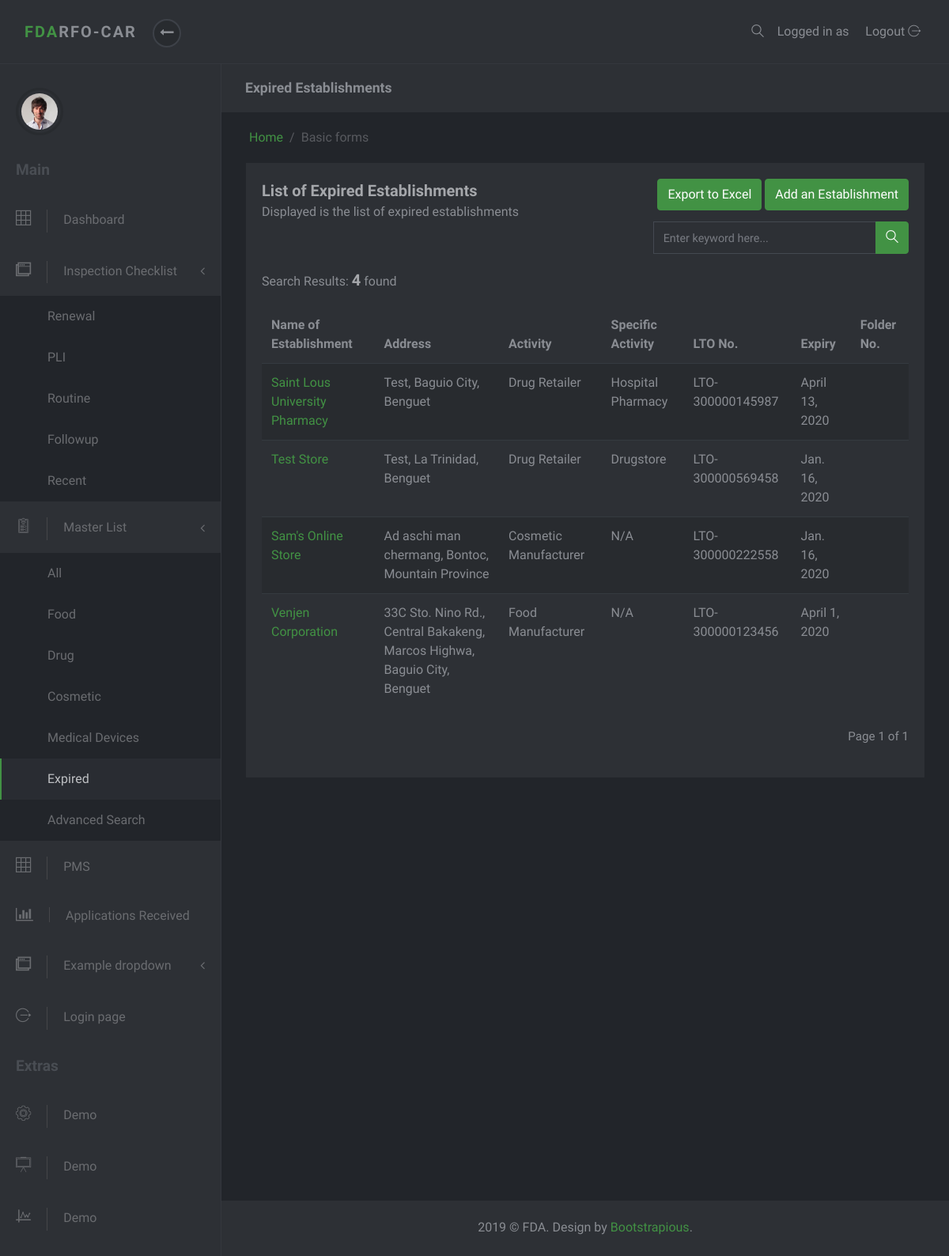
/masterlist/expired/, run on an earlier commit of the app's database.
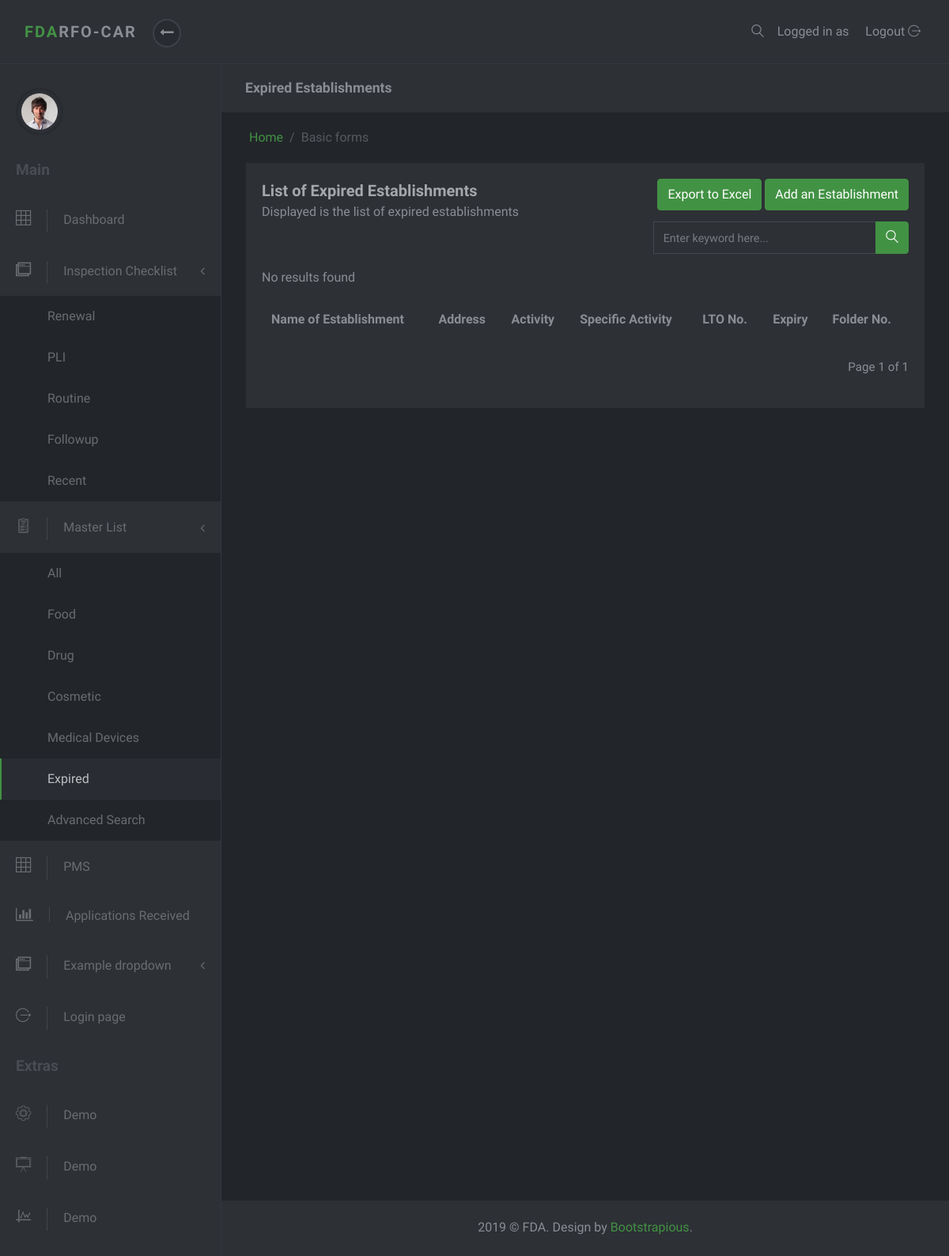
And on a later commit of the database.
### masterlist/models.py (models this page shows, shortened)
class Establishment(models.Model):
    date_modified = models.DateTimeField('date modified', default=timezone.now)
    name = models.CharField(max_length=60)
    product_type = models.ForeignKey(ProductType, on_delete=models.SET_NULL, null=True)
    center = models.CharField(max_length=6, choices=constants.CENTERS)
    primary_activity = models.ForeignKey(PrimaryActivity, on_delete=models.CASCADE, null=True)
    specific_activity = models.ManyToManyField(SpecificActivity)
    additional_activity = models.ForeignKey(AdditionalActivity, on_delete=models.SET_NULL, null=True)
    product_line = models.ForeignKey(ProductLine, on_delete=models.SET_NULL, null=True, blank=True)
    plant_address = models.OneToOneField(PlantAddress, on_delete=models.SET_NULL, null=True)
    office_address = models.OneToOneField(OfficeAddress, on_delete=models.SET_NULL, null=True)
    authorized_officer = models.OneToOneField(AuthorizedOfficer, on_delete=models.SET_NULL, null=True)
    remarks = models.CharField(max_length=100, null=True, blank=True, verbose_name='Product Remarks')
    status = models.CharField(max_length=8, choices=constants.EST_STATUS, null=True, default="Active")
    expiredlist = mymanagers.ExpiredListManager()
    objects = models.Manager()
    def specific_activities(self):
        return ",\n".join(s.name for s in self.specific_activity.all())
    class Meta:
        ordering = ['-date_modified']

class Address(models.Model):
    address = models.CharField(max_length=250)
    region = models.ForeignKey(Region, on_delete=models.SET_NULL, null=True)
    province = models.ForeignKey(Province, on_delete=models.SET_NULL, null=True)
    municipality_or_city = models.ForeignKey(CityOrMunicipality, on_delete=models.SET_NULL, null=True)
    def full_address(self):
        return self.address + ', ' + self.municipality_or_city.name + ', ' + self.province.name

class CityOrMunicipality(models.Model):
    name = models.CharField(max_length=30)
    description = models.CharField(max_length=50, null=True, blank=True)
    province = models.ForeignKey(Province, on_delete=models.CASCADE)

class Province(models.Model):
    name = models.CharField(max_length=30)
    region = models.ForeignKey(Region, on_delete=models.SET_NULL, null=True)

class ProductType(models.Model):
    name = models.CharField(max_length=50)
    def __str__(self):
        return self.name

class PrimaryActivity(models.Model):
    name = models.CharField(max_length=150)
    def __str__(self):
        return self.name

class SpecificActivity(models.Model):
    name = models.CharField(max_length=150)

class Lto(models.Model):
    establishment = models.ForeignKey(Establishment, on_delete=models.CASCADE, null=True, related_name='ltos')
    issuance = models.DateTimeField(null=True, blank=True, verbose_name='Date Issued')
    lto_number = models.CharField(max_length=20)
    expiry = models.DateTimeField('expiry date')
    class Meta:
        ordering = ['-expiry']
        get_latest_by = 'expiry'

### masterlist/views.py (the view)
# urls.py: path('expired/', ExpiredListView.as_view(), name='expired-list'),
class ExpiredListView(ListView):
    model = Establishment
    items_per_page = 10
    template_name = 'masterlist/expired-list.html'
    context_object_name = 'test'
    def get_context_data(self, **kwargs):
        context = super().get_context_data(**kwargs)
        context['expiredlist_active'] = "active"
        page = self.request.GET.get('page')
        paginator = mypaginator.MyPaginator(self.get_list(), self.items_per_page, page)
        establishments = paginator.get_paginated_result()
        context['paginated_result'] = establishments
        context['result_count'] = paginator.get_result_count()
        return context
    def get_list(self):
        checklist = Establishment.expiredlist.get_list()
        query = self.request.GET.get('q', None)
        if query:
            checklist = Establishment.expiredlist.get_filtered_list(query=query)
        return checklist

### masterlist/mymanagers.py (called while the page is built)
    def get_list(self):
        establishments = set()
        for est in super().get_queryset():
            if est.ltos.latest().expiry < timezone.now():
                establishments.add(est.id)
        return super().get_queryset().filter(pk__in=establishments)

### masterlist/mypaginator.py (called while the page is built)
    def get_paginated_result(self):
        paginated_result = ''
        paginator = Paginator(self.query_set, self.items_per_page)
        page = self.page
        try:
            paginated_result = paginator.page(page)
        except PageNotAnInteger:
            paginated_result = paginator.page(1)
        except EmptyPage:
            paginated_result = paginator.page(paginator.num_pages)
        self.count = paginator.count
        return paginated_result

    def get_result_count(self):
        return self.count

### masterlist/templates/masterlist/expired-list.html (shortened to what this page needs)
{% extends 'base-site.html' %}
{% block subtitle %} Expired Establishments {% endblock %}
{% block content %}
<section class="no-padding-top">
    <div class="container-fluid">
        <div class="row">
            <div class="col-lg-12">
                <div class="block">
                    <div class="title">
                        <div class="row">
                            <div class="col-md-6">
                                <strong>List of Expired Establishments</strong>
                                <span class="d-block">Displayed is the list of expired establishments</span>
                            </div>
                            <div class="col-md-6 text-right">
                                <a class="btn btn-primary" href="{% url 'masterlist:export-expired' %}" target="_blank">Export to Excel</a>
                                <a class="btn btn-primary" href="{% url 'admin:masterlist_establishment_add' %}" target="_blank">Add an Establishment</a>
                            </div>
                        </div>
                        <div class="row">
                            <div class="col-md-7">
                            </div>
                            <div class="col-md-5">
                                <form action="" method='get'>
                                    {% include 'partial/search_input.html' %}
                                </form>
                            </div>
                        </div>
                        <div class="block-body">
                            {% include 'partial/search_result_count.html' %}
                            <div class="table-responsive">
                                <table class="table table-striped table-hover">
                                    <thead>
                                        <tr>
                                            <th>Name of Establishment</th>
                                            <th>Address</th>
                                            <th>Activity</th>
                                            <th>Specific Activity</th>
                                            <th>LTO No.</th>
                                            <th>Expiry</th>
                                            <th>Folder No. {{df}}</th>
                                        </tr>
                                    </thead>
                                    <tbody>
                                        {% for est in paginated_result %}
                                        <tr>
                                            <td><a href="{% url 'masterlist:est-detail' est.id %}">{{est.name}}</a></td>
                                            <td>{{est.plant_address.full_address}}</td>
                                            <td>{{est.product_type}} {{est.primary_activity}}</td>
                                            <td>{{est.specific_activities}}</td>
                                            <td>{{est.ltos.first.lto_number}}</td>
                                            <td>{{est.ltos.first.expiry.date}}</td>
                                            <td>{{est.folder_id}}</td>
                                        </tr>
                                        {% endfor %}
                                    </tbody>
                                </table>
                            </div>
                            <br>
                            {% include 'partial/pagination.html' %}
                        </div>
                    </div>
                </div>
            </div>
        </div>
    </div>
</section>
{% endblock %}

What changed in the data, as far as the page shows it:
removed Establishment: name "Saint Lous University Pharmacy", plant_address.full_address "Test, Baguio City, Benguet", product_type "Drug", primary_activity "Retailer", specific_activities "Hospital Pharmacy", ltos.first.lto_number "LTO-300000145987", ltos.first.expiry "April 13, 2020"
removed Establishment: name "Test Store", plant_address.full_address "Test, La Trinidad, Benguet", product_type "Drug", primary_activity "Retailer", specific_activities "Drugstore", ltos.first.lto_number "LTO-300000569458", ltos.first.expiry "Jan. 16, 2020"
removed Establishment: name "Sam's Online Store", plant_address.full_address "Ad aschi man chermang, Bontoc, Mountain Province", product_type "Cosmetic", primary_activity "Manufacturer", specific_activities "N/A", ltos.first.lto_number "LTO-300000222558", ltos.first.expiry "Jan. 16, 2020"
removed Establishment: name "Venjen Corporation", plant_address.full_address "33C Sto. Nino Rd., Central Bakakeng, Marcos Highwa, Baguio City, Benguet", product_type "Food", primary_activity "Manufacturer", specific_activities "N/A", ltos.first.lto_number "LTO-300000123456", ltos.first.expiry "April 1, 2020"
Also different on the page:
{{ result_count }}: "4" → (not shown)
text no longer shown: "Search Results: found"
text now shown: "No results found"
